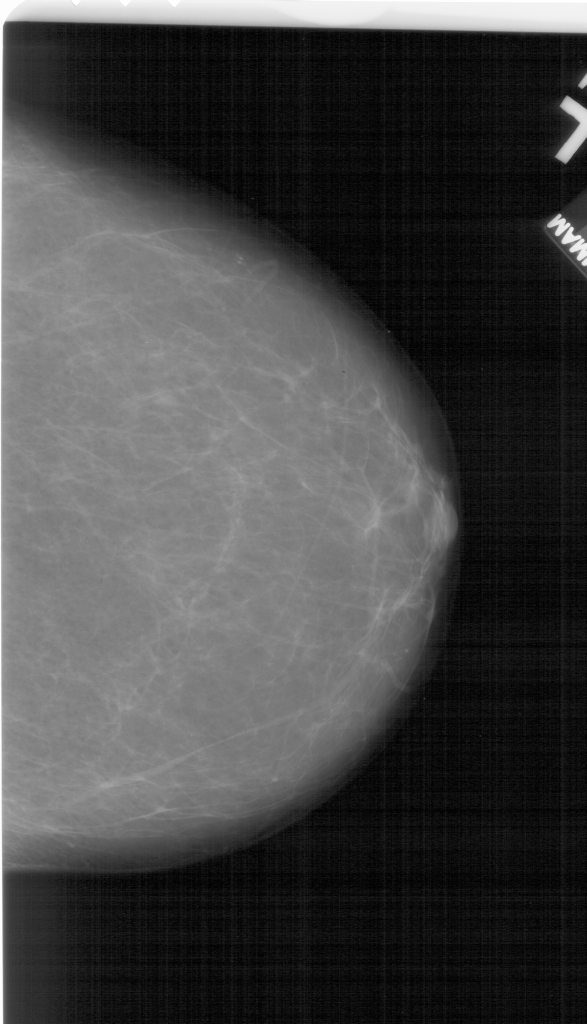
#> input picture teste/d_left_cc (136).png, 587 x 1024 px
$ python -i segmentar_imagens.py   (imports and definitions only)
#> lines starting #> are read from the running program, lines starting #| are printed output that depends on the picture; after the words box and inside, x2 and y2 are one past the last pixel; in counts of white or black regions, pixels touching at a corner belong together
#> the answer given: teste/d_left_cc (136).png
#> in example, image is the input picture: shape (1024, 587, 3); min 0, max 254, mean 69.4
import cv2
import numpy as np
from tkinter import filedialog

def remove_variacoes_imagem(image):
    # Converter a imagem para escala de cinza
    gray = cv2.cvtColor(image, cv2.COLOR_BGR2GRAY)

    # Aplicar um filtro de suavização para reduzir o ruído
    blurred = cv2.GaussianBlur(gray, (5, 5), 0)

    # Aplicar a segmentação baseada em limiar adaptativo de Otsu
    _, thresholded = cv2.threshold(blurred, 100, 255, cv2.THRESH_BINARY + cv2.THRESH_OTSU)
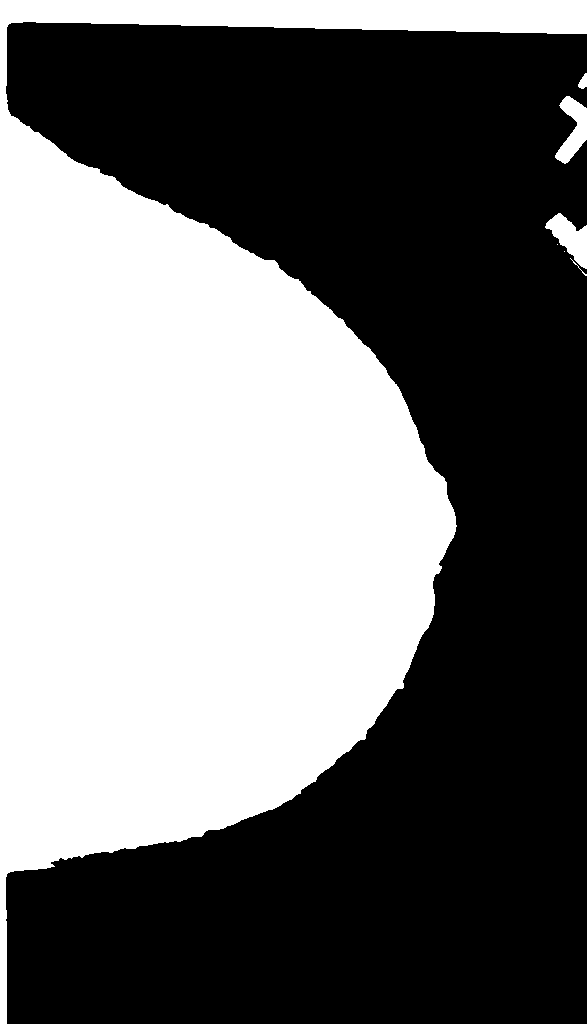
#> thresholded: shape (1024, 587); 44% white; 7 white regions (2 under 20 px), largest, box (x1, y1, x2, y2) and area: (0, 0, 587, 1024) 262107, (545, 213, 587, 269) 1155, (555, 96, 587, 164) 1113, (578, 73, 587, 89) 94, (570, 258, 587, 276) 26

    # Realizar uma operação de fechamento para preencher as regiões
    kernel = cv2.getStructuringElement(cv2.MORPH_RECT, (5, 5))
    closed = cv2.morphologyEx(thresholded, cv2.MORPH_CLOSE, kernel)
#> closed: shape (1024, 587); 44% white; 4 white regions

    # Encontrar os contornos dos objetos na imagem segmentada
    contours, _ = cv2.findContours(closed, cv2.RETR_EXTERNAL, cv2.CHAIN_APPROX_SIMPLE)
#> contours = 4 contours; box (x1, y1, x2, y2) and area: (0, 0, 587, 1024) 260323, (545, 213, 587, 276) 1180, (555, 96, 587, 164) 1044, (578, 73, 587, 89) 77

    # Criar uma máscara preta do mesmo tamanho da imagem original
    mask = np.zeros_like(image)

    # Desenhar os contornos dos objetos na máscara
    cv2.drawContours(mask, contours, -1, (255, 255, 255), thickness=cv2.FILLED)
#> mask: shape (1024, 587, 3); 44% white; 4 white regions

    # Aplicar a máscara na imagem original
    segmented_image = cv2.bitwise_and(image, mask)
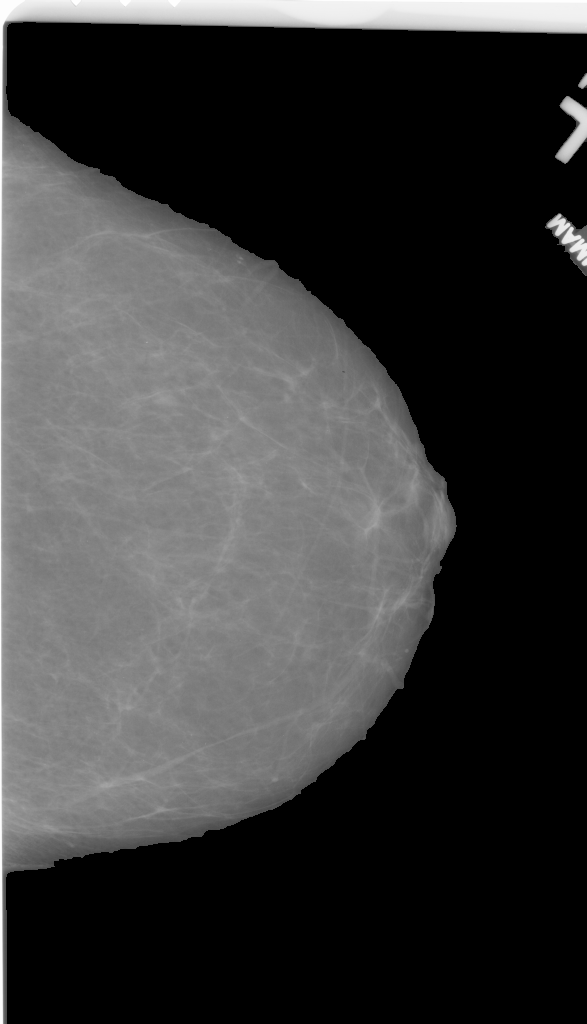
#> segmented_image: shape (1024, 587, 3); min 0, max 254, mean 58.8

    return segmented_image

def remove_contornos_menores(image, threshold_area):
    # Converter a imagem para escala de cinza
#> called with threshold_area = 30000
    gray = cv2.cvtColor(image, cv2.COLOR_BGR2GRAY)

    # Aplicar uma limiarização para obter uma imagem binária
    _, thresholded = cv2.threshold(gray, 1, 255, cv2.THRESH_BINARY)

    # Encontrar os contornos dos objetos na imagem binária
    contours, _ = cv2.findContours(thresholded, cv2.RETR_EXTERNAL, cv2.CHAIN_APPROX_SIMPLE)

    # Criar uma máscara preta do mesmo tamanho da imagem original
    mask = np.zeros_like(image)

    # Percorrer todos os contornos encontrados
    for contour in contours:
        # Calcular a área do contorno
        area = cv2.contourArea(contour)

        # Se a área do contorno for maior que o limite, desenhar o contorno na máscara
        if area > threshold_area:
            cv2.drawContours(mask, [contour], -1, (255, 255, 255), thickness=cv2.FILLED)
#> this loop made 4 passes
#> area on passes 1 to 4: 1179.5, 1044, 77, 260323
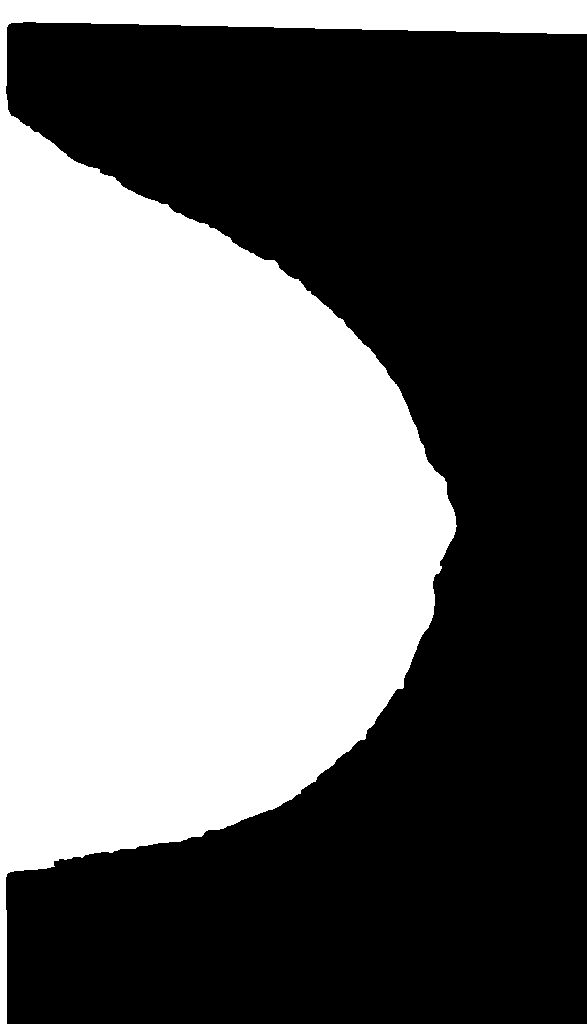
#> mask: shape (1024, 587, 3); 43.6% white; 1 white region, box (x1, y1, x2, y2) and area: (0, 0, 587, 1024) 262140

    # Aplicar a máscara na imagem original
    result_image = cv2.bitwise_and(image, mask)

    return result_image

def example():
    initial_path = "C:\\Users\\letic\\Documents\\GitHub\\Analise-de-mama\\mamografias"
    filename = filedialog.askopenfilename(initialdir=initial_path, title="Selecione uma imagem", filetypes=(("Arquivos de imagem", "*.jpg;*.jpeg;*.png"), ("Todos os arquivos", "*.*")))
    image = cv2.imread(filename)
    result_image = remove_variacoes_imagem(image)

    # Área mínima para considerar um contorno como elemento principal
    threshold_area = 30000

    # Remover elementos menores
    result_image = remove_contornos_menores(result_image, threshold_area)

    # Exibir a imagem resultante
    cv2.imshow("Result Image", result_image)
    cv2.waitKey(0)
    cv2.destroyAllWindows()

>>> result = example()

$ run again, with teste/d_left_cc (232).png copied over teste/d_left_cc (136).png
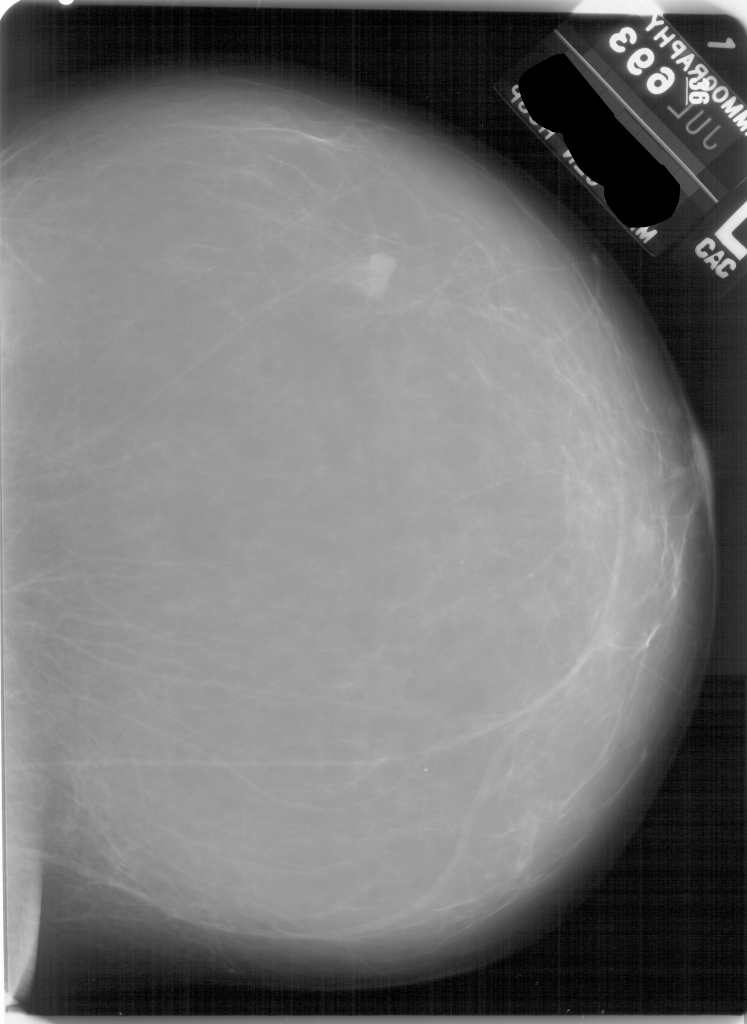
#> input picture teste/d_left_cc (232).png, 747 x 1024 px
#> in example, image is the input picture: shape (1024, 747, 3); min 0, max 254, mean 116.8
#> in remove_variacoes_imagem, `_, thresholded = cv2.threshold(blurred, 100, 255, cv2.THRESH_BINARY + ..`:
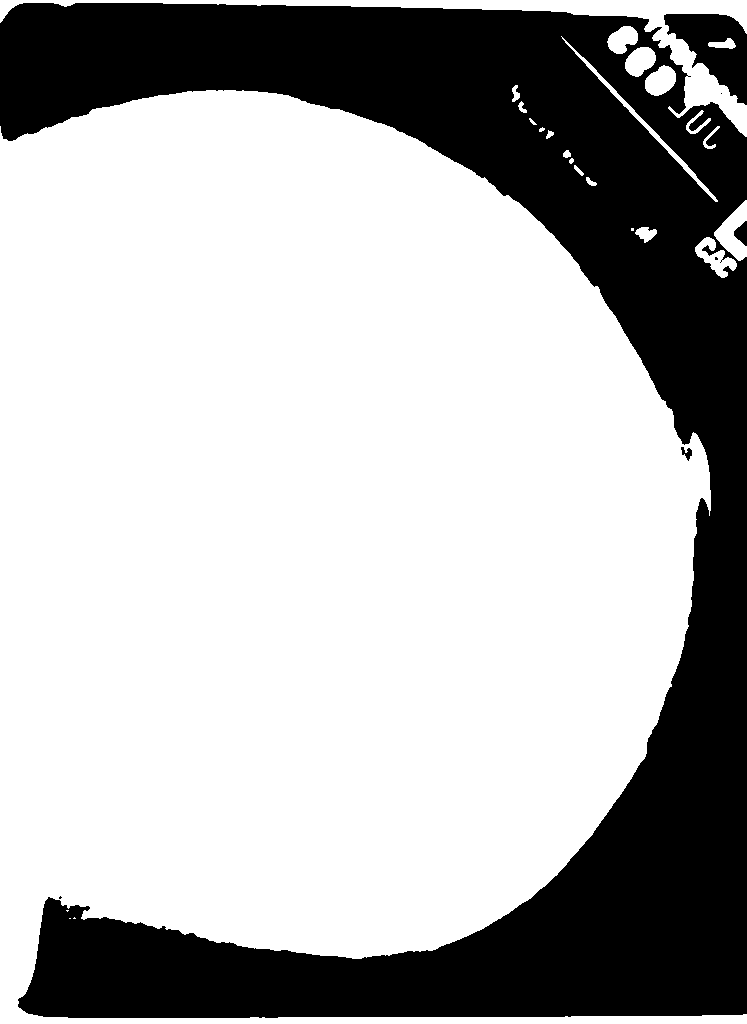
#> thresholded: shape (1024, 747); 69.6% white; 7 black regions (3 under 20 px), largest, box (x1, y1, x2, y2) and area: (0, 3, 747, 1018) 228238, (664, 14, 747, 105) 4006, (734, 221, 747, 246) 203, (681, 447, 692, 461) 78
#> closed: shape (1024, 747); 69.7% white; 5 black regions
#> in remove_variacoes_imagem, `contours, _ = cv2.findContours(closed, cv2.RETR_EXTERNAL, cv2.CHAIN_AP..`: contours = 15 contours, 2 with area under 20; largest, box (x1, y1, x2, y2) and area: (0, 90, 747, 1024) 515060, (0, 0, 747, 137) 9014, (695, 200, 747, 278) 1893, (607, 26, 676, 96) 1826, (561, 36, 718, 202) 752
#> the loop in remove_contornos_menores, `for contour in contours:` made 15 passes
#> area on passes 2, 3, 4, 5, 6, 7, 8, 10: 199.5, 1893, 39, 33.5, 60, 47, 84, 515060.5
#> in remove_contornos_menores, `result_image = cv2.bitwise_and(image, mask)`:
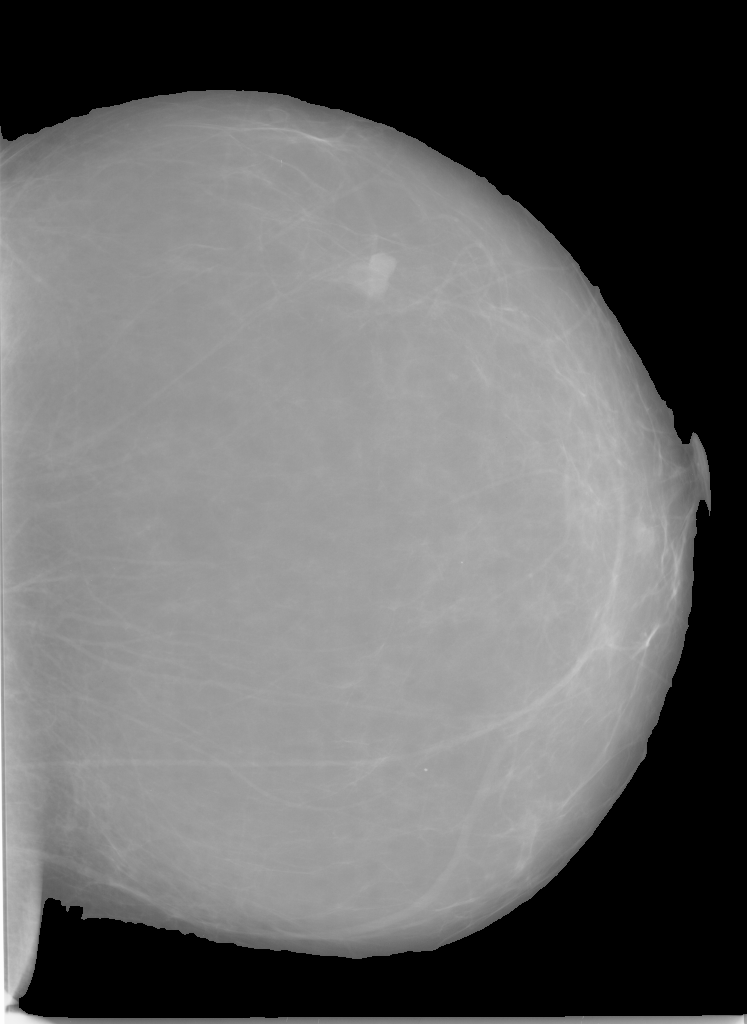
#> result_image: shape (1024, 747, 3); min 0, max 253, mean 103

$ run again, with teste/d_left_cc (244).png copied over teste/d_left_cc (136).png
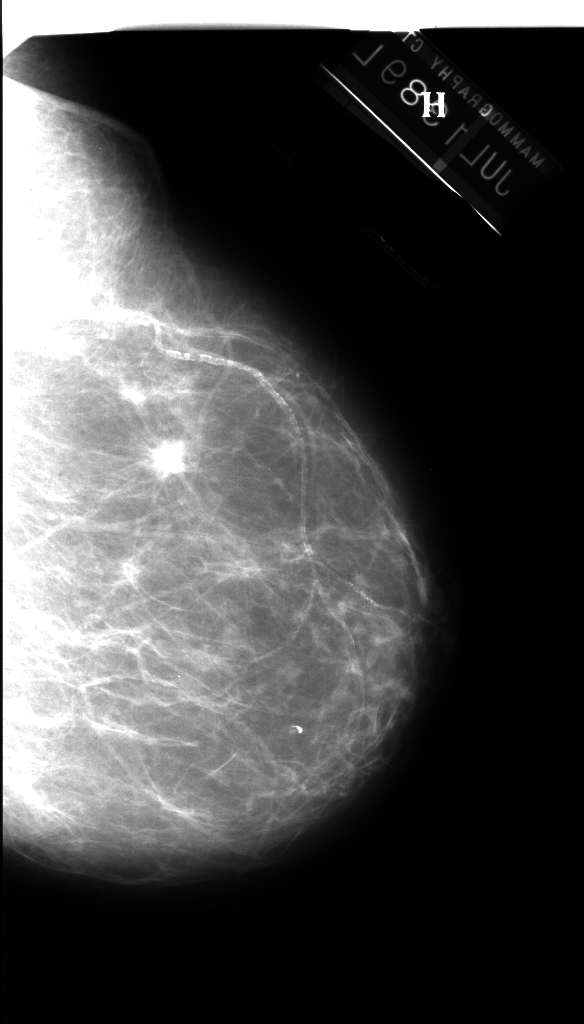
#> input picture teste/d_left_cc (244).png, 584 x 1024 px
#> in example, image is the input picture: shape (1024, 584, 3); min 0, max 255, mean 74.8
#> in remove_variacoes_imagem, `_, thresholded = cv2.threshold(blurred, 100, 255, cv2.THRESH_BINARY + ..`:
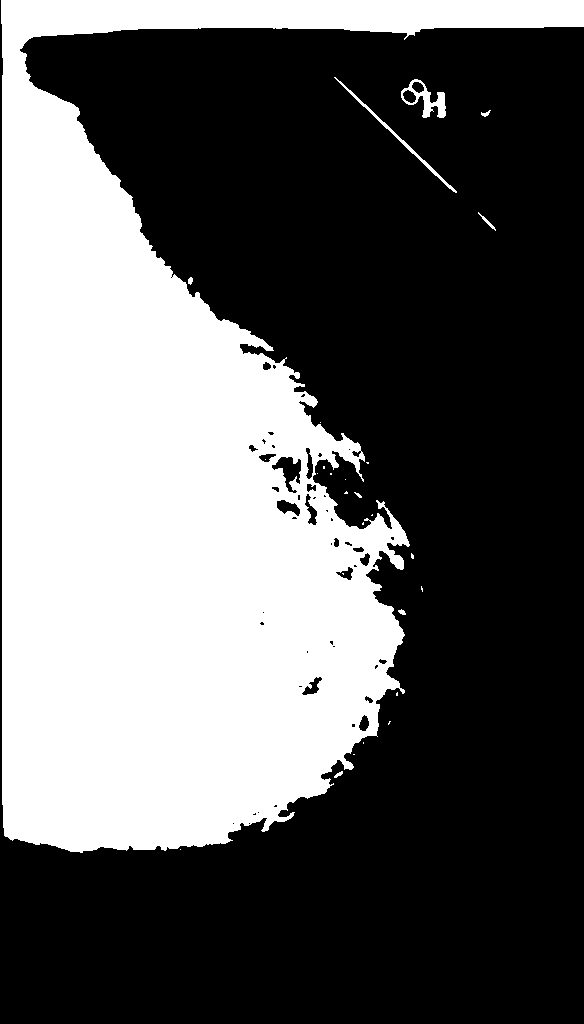
#> thresholded: shape (1024, 584); 37.9% white; 27 white regions (18 under 20 px), largest, box (x1, y1, x2, y2) and area: (1, 0, 584, 853) 225119, (401, 79, 446, 118) 636, (334, 77, 457, 193) 489
#> closed: shape (1024, 584); 38.4% white; 16 white regions (9 under 20 px)
#> in remove_variacoes_imagem, `contours, _ = cv2.findContours(closed, cv2.RETR_EXTERNAL, cv2.CHAIN_AP..`: contours = 16 contours, 10 with area under 20; largest, box (x1, y1, x2, y2) and area: (0, 0, 584, 853) 227858, (401, 79, 446, 118) 816, (334, 77, 457, 193) 366, (478, 212, 496, 231) 39, (481, 110, 491, 117) 25, (334, 771, 343, 778) 22
#> the loop in remove_contornos_menores, `for contour in contours:` made 16 passes
#> area on passes 1, 12, 13, 14, 15, 16: 22.5, 39, 25, 816.5, 365.5, 227857.5
#> after the loop in remove_contornos_menores, `for contour in contours:`:
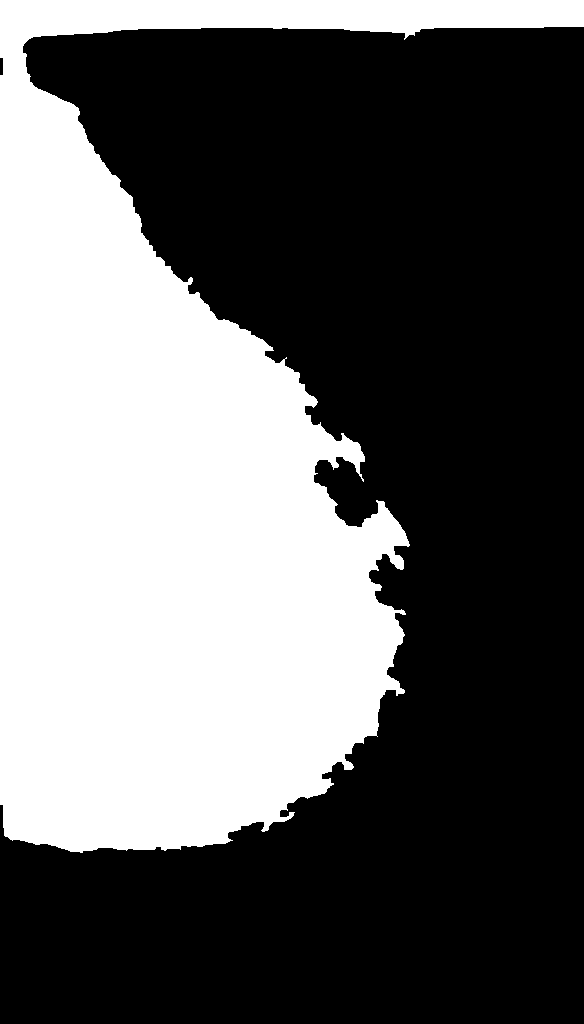
#> mask: shape (1024, 584, 3); 38.4% white; 1 white region, box (x1, y1, x2, y2) and area: (0, 0, 584, 853) 229770

$ run again, with teste/d_left_cc (268).png copied over teste/d_left_cc (136).png
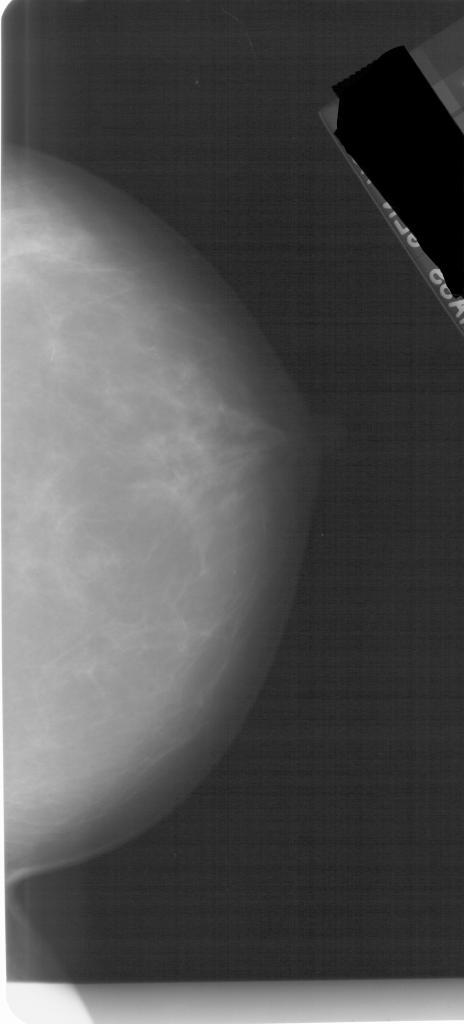
#> input picture teste/d_left_cc (268).png, 464 x 1024 px
#> in example, image is the input picture: shape (1024, 464, 3); min 0, max 254, mean 81.3
#> in remove_variacoes_imagem, `_, thresholded = cv2.threshold(blurred, 100, 255, cv2.THRESH_BINARY + ..`:
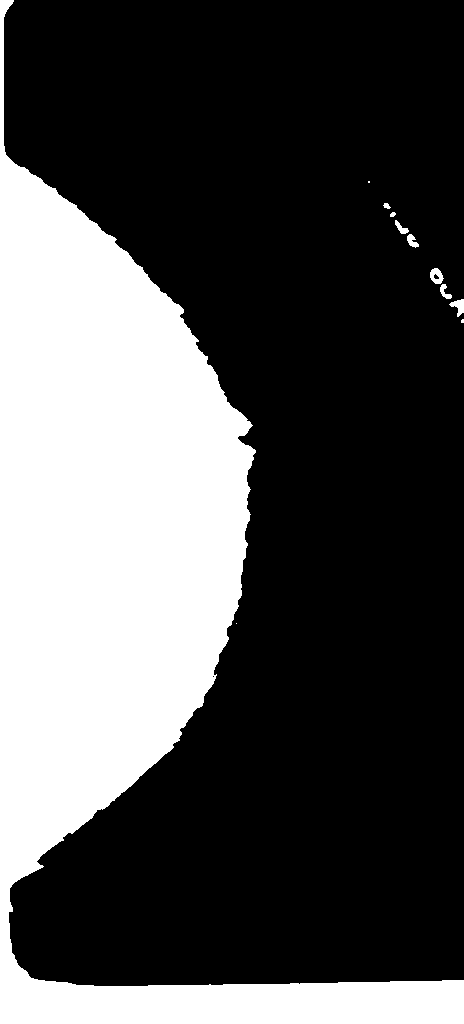
#> thresholded: shape (1024, 464); 31.3% white; 11 white regions (3 under 20 px), largest, box (x1, y1, x2, y2) and area: (0, 0, 464, 1024) 148284, (430, 268, 444, 284) 146, (449, 299, 464, 317) 139
#> closed: shape (1024, 464); 31.4% white; 7 white regions (2 under 20 px)
#> in remove_variacoes_imagem, `contours, _ = cv2.findContours(closed, cv2.RETR_EXTERNAL, cv2.CHAIN_AP..`: contours = 7 contours, 3 with area under 20; largest, box (x1, y1, x2, y2) and area: (0, 0, 464, 1024) 146820, (430, 268, 464, 317) 347, (395, 220, 419, 248) 158, (383, 203, 391, 209) 22
#> the loop in remove_contornos_menores, `for contour in contours:` made 7 passes
#> area on passes 2, 3, 5, 7: 347, 158, 22, 146819.5
#> after the loop in remove_contornos_menores, `for contour in contours:`:
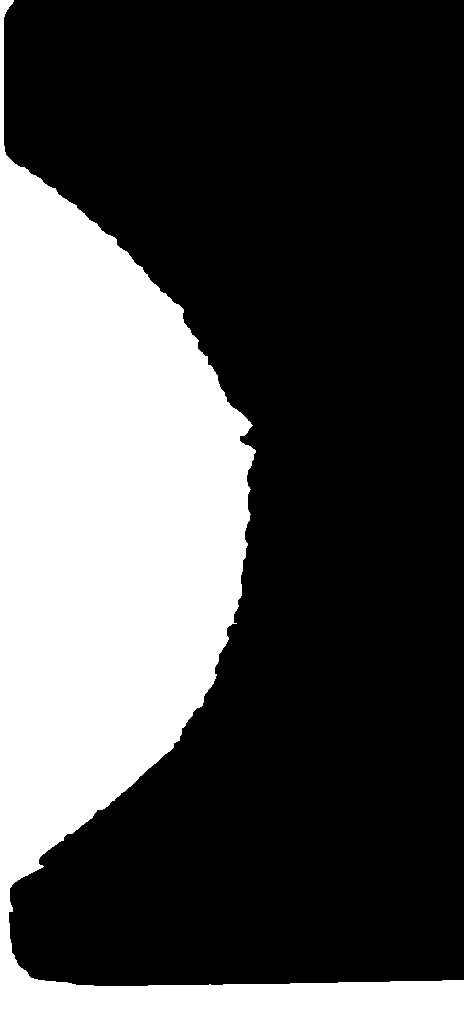
#> mask: shape (1024, 464, 3); 31.2% white; 1 white region, box (x1, y1, x2, y2) and area: (0, 0, 464, 1024) 148368
